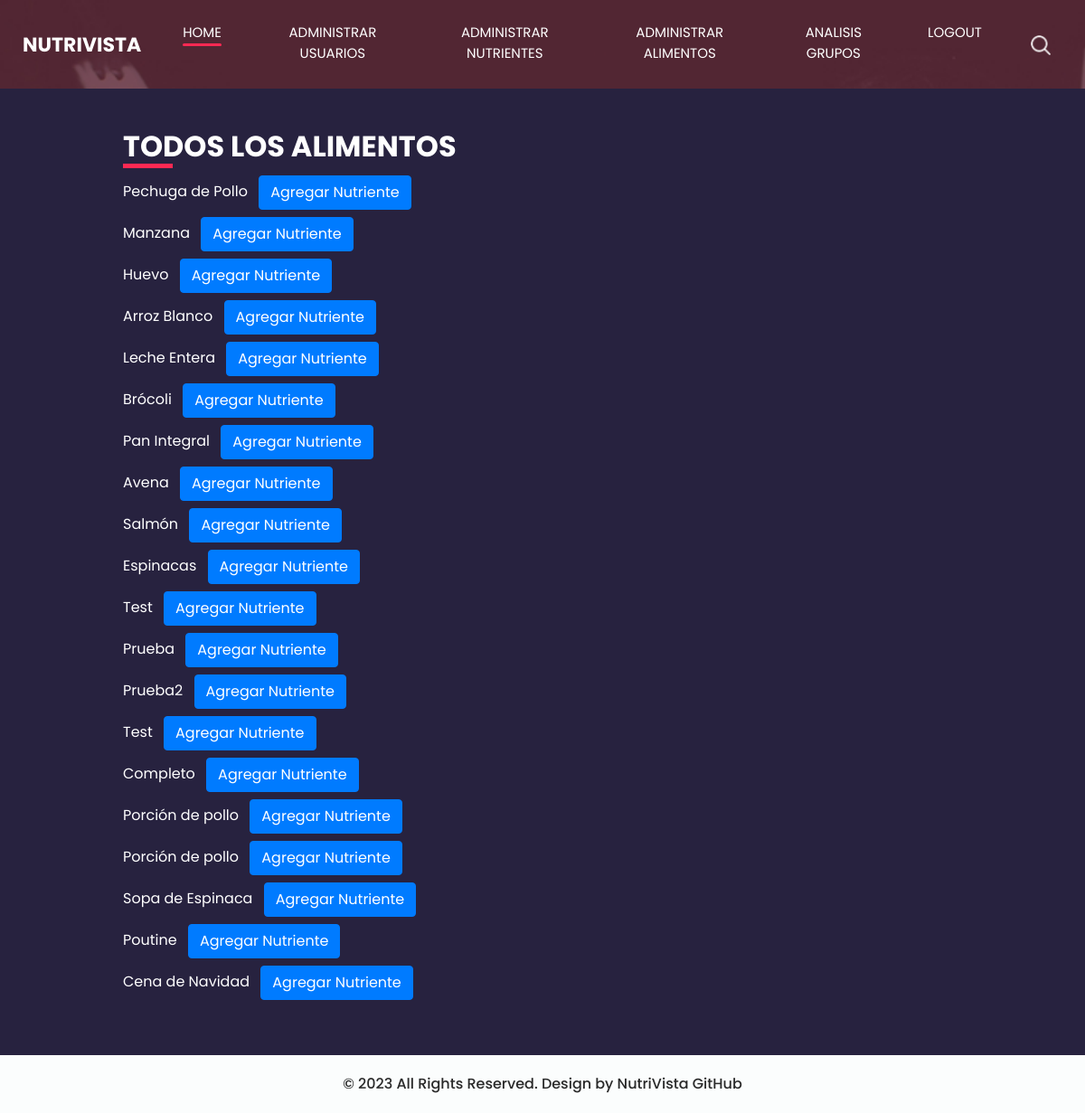
/super/listar_todos_alimentos/ (signed in), run on the app's committed database.
### base/models.py (models this page shows, shortened)
class Alimento(models.Model):
    usuario = models.ForeignKey(User, on_delete=models.CASCADE)  # Added this line to associate each food item with a user.
    nombre = models.CharField(max_length=255)
    calorias = models.DecimalField(max_digits=6, decimal_places=2)
    proteinas = models.DecimalField(max_digits=6, decimal_places=2)
    carbohidratos = models.DecimalField(max_digits=6, decimal_places=2)
    grasas = models.DecimalField(max_digits=6, decimal_places=2)
    descripcion = models.TextField(null=True, blank=True)
    imagen = models.ImageField(upload_to='alimentos_imagenes/', null=True, blank=True)
    nutrientes = models.ManyToManyField(Nutriente, through='AlimentoNutriente')  # Relación ManyToMany agregada

### base/views.py (the view)
# urls.py: path('super/listar_todos_alimentos/', listar_todos_alimentos, name='listar_todos_alimentos'),
@login_required
@user_passes_test(lambda u: u.is_superuser)
def listar_todos_alimentos(request):
    alimentos = Alimento.objects.all()
    return render(request, 'base/listar_todos_alimentos.html', {'alimentos': alimentos})

### base/templates/base/listar_todos_alimentos.html (shortened to what this page needs)
{% load static %}
<html>
<head>
    <link rel="stylesheet" type="text/css" href="https://cdnjs.cloudflare.com/ajax/libs/OwlCarousel2/2.3.4/assets/owl.carousel.min.css" />
    <link rel="stylesheet" type="text/css" href="{% static 'css/bootstrap.css' %}" />
    <link href="{% static 'css/style.css' %}" rel="stylesheet" />
    <link href="{% static 'css/responsive.css' %}" rel="stylesheet" />
</head>
<body class="sub_page">
    <div class="hero_area">
        <header class="header_section">
            <div class="container-fluid">
                <nav class="navbar navbar-expand-lg custom_nav-container ">
                    <a class="navbar-brand" href="{% url 'main_page' %}">
                        <span>
                            NutriVista
                        </span>
                    </a>
                    <div class="collapse navbar-collapse" id="navbarSupportedContent">
                        <div class="d-flex ml-auto flex-column flex-lg-row align-items-center">
                          <ul class="navbar-nav  ">
                            <li class="nav-item active">
                              <a class="nav-link" href="{% url 'main_page' %}">Home <span class="sr-only">(current)</span></a>
                            </li>
                            {% if user.is_superuser %}
                            <li class="nav-item ">
                              <a class="nav-link" href="{% url 'lista_usuarios_inactivos' %}"> Administrar Usuarios</a>
                            </li>
                            <li class="nav-item ">
                              <a class="nav-link" href="{% url 'listar_nutrientes' %}"> Administrar Nutrientes</a>
                            </li>
                            <li class="nav-item ">
                              <a class="nav-link" href="{% url 'listar_todos_alimentos' %}"> Administrar Alimentos</a>
                            </li>
                              <li class="nav-item ">
                                  <a class="nav-link" href="{% url 'analisis-consumo' %}"> Analisis Grupos</a>
                            </li>
                            {% endif %}
                            <li class="nav-item">
                              <a class="nav-link" href="{% url 'logout' %}"> Logout</a>
                            </li>
                          </ul>
                            <div class="user_option">
                                <form class="form-inline my-2 my-lg-0 ml-0 ml-lg-4 mb-3 mb-lg-0">
                                    <button class="btn  my-2 my-sm-0 nav_search-btn" type="submit"></button>
                                </form>
                            </div>
                        </div>
                    </div>
                </nav>
            </div>
        </header>
    </div>
    <section class="contact_section center">
        <div class="container-fluid">
            <div class="row">
                <div class="col-lg-6 col-md-6">
                    <div class="form_container pr-0 pr-lg-5 mr-0 mr-lg-2 mx-auto">
                        <div class="heading_container">
                            <h2>
                                Todos los alimentos
                            </h2>
                        </div>
                        <ul class="list-unstyled">
                            {% for alimento in alimentos %}
                                <li class="mb-2">
                                    {{ alimento.nombre }}
                                    <a href="{% url 'agregar_nutriente_a_alimento' alimento.id %}" class="btn btn-primary ml-2">Agregar Nutriente</a>
                                </li>
                            {% empty %}
                                <li>No hay alimentos registrados.</li>
                            {% endfor %}
                        </ul>
                    </div>
                </div>
            </div>
        </div>
    </section>
    <footer class="container-fluid footer_section">
        <p>
            &copy; 2023 All Rights Reserved. Design by NutriVista
            <a href="https://github.com/davidguillen2002/proyectoweb.git">GitHub</a>
        </p>
    </footer>
</body>
</html>

### base/static/css/style.css (style rules this page uses)
body { font-family: 'Poppins', sans-serif; color: #000000; background-color: #ffffff; }
.heading_container { display: -webkit-box; display: -ms-flexbox; display: flex; -webkit-box-pack: center; -ms-flex-pack: center; justify-content: center; text-align: center; }
.heading_container h2 { font-weight: bold; position: relative; padding-bottom: 5px; text-transform: uppercase; }
.heading_container h2::before { content: ""; position: absolute; bottom: 0; left: 50%; width: 55px; height: 5px; background-color: #ff2953; -webkit-transform: translateX(-50%); transform: translateX(-50%); }
.hero_area { height: 100vh; display: -webkit-box; display: -ms-flexbox; display: flex; -webkit-box-orient: vertical; -webkit-box-direction: normal; -ms-flex-direction: column; flex-direction: column; background-image: url(../images/hero-bg.jpg); background-size: cover; background-attachment: fixed; }
.sub_page .hero_area { height: auto; }
.header_section .container-fluid { padding-right: 25px; padding-left: 25px; }
.custom_nav-container.navbar-expand-lg .navbar-nav .nav-item .nav-link { margin: 10px 30px; padding: 0; padding-bottom: 3px; color: #ffffff; text-align: center; position: relative; text-transform: uppercase; font-size: 15px; }
.custom_nav-container.navbar-expand-lg .navbar-nav .nav-item .nav-link::after { display: none; content: ""; position: absolute; left: 0; bottom: 0; width: 100%; height: 3px; border-radius: 5px; background-color: #ffffff; }
.custom_nav-container.navbar-expand-lg .navbar-nav .nav-item.active a::after, .custom_nav-container.navbar-expand-lg .navbar-nav .nav-item:hover a::after { display: block; background-color: #ff2953; }
a, a:hover, a:focus { text-decoration: none; }
.btn, .btn:focus { outline: none !important; -webkit-box-shadow: none; box-shadow: none; }
.user_option { display: -webkit-box; display: -ms-flexbox; display: flex; -webkit-box-align: center; -ms-flex-align: center; align-items: center; }
.custom_nav-container .nav_search-btn { background-image: url(../images/search-icon.png); background-size: 22px; background-repeat: no-repeat; background-position-y: 7px; width: 35px; height: 35px; padding: 0; border: none; }
.navbar-brand { display: -webkit-box; display: -ms-flexbox; display: flex; -webkit-box-align: center; -ms-flex-align: center; align-items: center; position: relative; }
.navbar-brand span { font-size: 22px; text-transform: uppercase; font-weight: bold; color: #ffffff; position: relative; z-index: 3; }
.custom_nav-container { z-index: 99999; padding: 15px 0; }
.contact_section { position: relative; background-color: #27223f; color: #ffffff; }
.contact_section .heading_container { -webkit-box-pack: start; -ms-flex-pack: start; justify-content: start; }
.contact_section .heading_container h2::before { text-align: left; left: 0; -webkit-transform: none; transform: none; }
.contact_section .row { -webkit-box-align: center; -ms-flex-align: center; align-items: center; }
.contact_section .form_container { padding: 45px 0 45px 15px; }
.footer_section { background-color: #fbfdfd; padding: 20px; font-weight: 500; }
.footer_section p { color: #292929; margin: 0; text-align: center; }
.footer_section a { color: #292929; }

### base/templates/base/listar_todos_alimentos.html (style rules this page uses)
.contact_section { display: flex; justify-content: center; align-items: center; min-height: 100vh; }
.form_container { width: 80%; margin: 0 auto; }

### data on the page
Alimento: nombre "Pechuga de Pollo"
Alimento: nombre "Manzana"
Alimento: nombre "Huevo"
Alimento: nombre "Arroz Blanco"
Alimento: nombre "Leche Entera"
Alimento: nombre "Brócoli"
Alimento: nombre "Pan Integral"
Alimento: nombre "Avena"
Alimento: nombre "Salmón"
Alimento: nombre "Espinacas"
Alimento: nombre "Test"
Alimento: nombre "Prueba"
Alimento: nombre "Prueba2"
Alimento: nombre "Test"
Alimento: nombre "Completo"
Alimento: nombre "Porción de pollo"
Alimento: nombre "Porción de pollo"
Alimento: nombre "Sopa de Espinaca"
Alimento: nombre "Poutine"
Alimento: nombre "Cena de Navidad"
